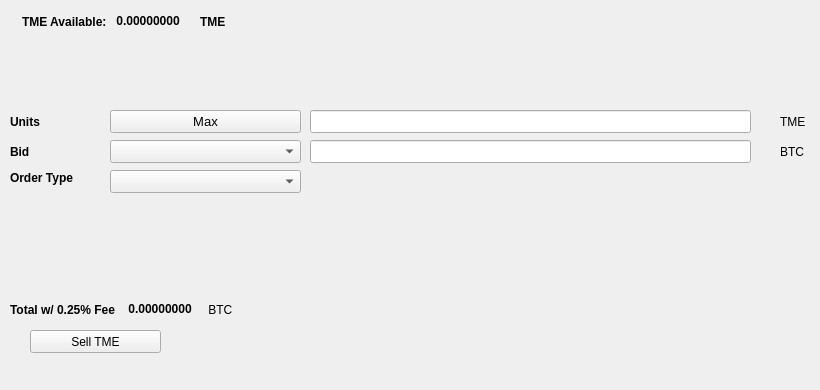
   <widget class="QWidget" name="SellTab">
    <attribute name="title">
     <string>Sell</string>
    </attribute>
    <widget class="QLabel" name="label_16">
     <property name="geometry">
      <rect>
       <x>780</x>
       <y>140</y>
       <width>31</width>
       <height>23</height>
      </rect>
     </property>
     <property name="text">
      <string>BTC</string>
     </property>
    </widget>
    <widget class="QComboBox" name="SellBidcomboBox">
     <property name="geometry">
      <rect>
       <x>110</x>
       <y>140</y>
       <width>191</width>
       <height>23</height>
      </rect>
     </property>
     <property name="font">
      <font>
       <pointsize>10</pointsize>
      </font>
     </property>
    </widget>
    <widget class="QLabel" name="label_18">
     <property name="geometry">
      <rect>
       <x>10</x>
       <y>110</y>
       <width>46</width>
       <height>23</height>
      </rect>
     </property>
     <property name="font">
      <font>
       <weight>75</weight>
       <bold>true</bold>
      </font>
     </property>
     <property name="text">
      <string>Units</string>
     </property>
    </widget>
    <widget class="QPushButton" name="Sell_Max_Amount">
     <property name="geometry">
      <rect>
       <x>110</x>
       <y>110</y>
       <width>191</width>
       <height>23</height>
      </rect>
     </property>
     <property name="font">
      <font>
       <pointsize>10</pointsize>
      </font>
     </property>
     <property name="text">
      <string>Max</string>
     </property>
    </widget>
    <widget class="QLabel" name="label_20">
     <property name="geometry">
      <rect>
       <x>10</x>
       <y>170</y>
       <width>91</width>
       <height>16</height>
      </rect>
     </property>
     <property name="font">
      <font>
       <weight>75</weight>
       <bold>true</bold>
      </font>
     </property>
     <property name="text">
      <string>Order Type</string>
     </property>
    </widget>
    <widget class="QComboBox" name="SellOrdertypeCombo">
     <property name="geometry">
      <rect>
       <x>110</x>
       <y>170</y>
       <width>191</width>
       <height>23</height>
      </rect>
     </property>
     <property name="font">
      <font>
       <pointsize>10</pointsize>
      </font>
     </property>
    </widget>
    <widget class="QLabel" name="label_21">
     <property name="geometry">
      <rect>
       <x>10</x>
       <y>140</y>
       <width>46</width>
       <height>23</height>
      </rect>
     </property>
     <property name="font">
      <font>
       <weight>75</weight>
       <bold>true</bold>
      </font>
     </property>
     <property name="text">
      <string>Bid</string>
     </property>
    </widget>
    <widget class="QLabel" name="label_22">
     <property name="geometry">
      <rect>
       <x>780</x>
       <y>110</y>
       <width>31</width>
       <height>23</height>
      </rect>
     </property>
     <property name="text">
      <string>TME</string>
     </property>
    </widget>
    <widget class="QLineEdit" name="UnitsInputTME">
     <property name="geometry">
      <rect>
       <x>310</x>
       <y>110</y>
       <width>441</width>
       <height>23</height>
      </rect>
     </property>
     <property name="font">
      <font>
       <pointsize>9</pointsize>
       <weight>75</weight>
       <bold>true</bold>
      </font>
     </property>
    </widget>
    <widget class="QLineEdit" name="SellBidPriceEdit">
     <property name="geometry">
      <rect>
       <x>310</x>
       <y>140</y>
       <width>441</width>
       <height>23</height>
      </rect>
     </property>
     <property name="font">
      <font>
       <pointsize>9</pointsize>
       <weight>75</weight>
       <bold>true</bold>
      </font>
     </property>
    </widget>
    <widget class="QPushButton" name="SellTMEBTN">
     <property name="geometry">
      <rect>
       <x>30</x>
       <y>330</y>
       <width>131</width>
       <height>23</height>
      </rect>
     </property>
     <property name="text">
      <string>Sell TME</string>
     </property>
     <property name="icon">
      <iconset resource="../Tattoo">
       <normaloff>:/icons/bitcoin</normaloff>:/icons/bitcoin</iconset>
     </property>
    </widget>
    <widget class="QWidget" name="layoutWidget3">
     <property name="geometry">
      <rect>
       <x>22</x>
       <y>12</y>
       <width>258</width>
       <height>19</height>
      </rect>
     </property>
     <layout class="QHBoxLayout" name="horizontalLayout">
      <item>
       <widget class="QLabel" name="label232_2">
        <property name="font">
         <font>
          <weight>75</weight>
          <bold>true</bold>
         </font>
        </property>
        <property name="text">
         <string>TME Available:</string>
        </property>
       </widget>
      </item>
      <item>
       <widget class="QLabel" name="TMEAvailableLabel">
        <property name="palette">
         <palette>
          <active>
           <colorrole role="WindowText">
            <brush brushstyle="SolidPattern">
             <color alpha="255">
              <red>0</red>
              <green>0</green>
              <blue>0</blue>
             </color>
            </brush>
           </colorrole>
           <colorrole role="Button">
            <brush brushstyle="SolidPattern">
             <color alpha="255">
              <red>0</red>
              <green>170</green>
              <blue>0</blue>
             </color>
            </brush>
           </colorrole>
           <colorrole role="Light">
            <brush brushstyle="SolidPattern">
             <color alpha="255">
              <red>0</red>
              <green>255</green>
              <blue>0</blue>
             </color>
            </brush>
           </colorrole>
           <colorrole role="Midlight">
            <brush brushstyle="SolidPattern">
             <color alpha="255">
              <red>0</red>
              <green>212</green>
              <blue>0</blue>
             </color>
            </brush>
           </colorrole>
           <colorrole role="Dark">
            <brush brushstyle="SolidPattern">
             <color alpha="255">
              <red>0</red>
              <green>85</green>
              <blue>0</blue>
             </color>
            </brush>
           </colorrole>
           <colorrole role="Mid">
            <brush brushstyle="SolidPattern">
             <color alpha="255">
              <red>0</red>
              <green>113</green>
              <blue>0</blue>
             </color>
            </brush>
           </colorrole>
           <colorrole role="Text">
            <brush brushstyle="SolidPattern">
             <color alpha="255">
              <red>0</red>
              <green>170</green>
              <blue>0</blue>
             </color>
            </brush>
           </colorrole>
           <colorrole role="BrightText">
            <brush brushstyle="SolidPattern">
             <color alpha="255">
              <red>255</red>
              <green>255</green>
              <blue>255</blue>
             </color>
            </brush>
           </colorrole>
           <colorrole role="ButtonText">
            <brush brushstyle="SolidPattern">
             <color alpha="255">
              <red>0</red>
              <green>0</green>
              <blue>0</blue>
             </color>
            </brush>
           </colorrole>
           <colorrole role="Base">
            <brush brushstyle="SolidPattern">
             <color alpha="255">
              <red>255</red>
              <green>255</green>
              <blue>255</blue>
             </color>
            </brush>
           </colorrole>
           <colorrole role="Window">
            <brush brushstyle="SolidPattern">
             <color alpha="255">
              <red>0</red>
              <green>170</green>
              <blue>0</blue>
             </color>
            </brush>
           </colorrole>
           <colorrole role="Shadow">
            <brush brushstyle="SolidPattern">
             <color alpha="255">
              <red>0</red>
              <green>0</green>
              <blue>0</blue>
             </color>
            </brush>
           </colorrole>
           <colorrole role="AlternateBase">
            <brush brushstyle="SolidPattern">
             <color alpha="255">
              <red>127</red>
              <green>212</green>
              <blue>127</blue>
             </color>
            </brush>
           </colorrole>
           <colorrole role="ToolTipBase">
            <brush brushstyle="SolidPattern">
             <color alpha="255">
              <red>255</red>
              <green>255</green>
              <blue>220</blue>
             </color>
            </brush>
           </colorrole>
           <colorrole role="ToolTipText">
            <brush brushstyle="SolidPattern">
             <color alpha="255">
              <red>0</red>
              <green>0</green>
              <blue>0</blue>
             </color>
            </brush>
           </colorrole>
          </active>
          <inactive>
           <colorrole role="WindowText">
            <brush brushstyle="SolidPattern">
             <color alpha="255">
              <red>0</red>
              <green>0</green>
              <blue>0</blue>
             </color>
            </brush>
           </colorrole>
           <colorrole role="Button">
            <brush brushstyle="SolidPattern">
             <color alpha="255">
              <red>0</red>
              <green>170</green>
              <blue>0</blue>
             </color>
            </brush>
           </colorrole>
           <colorrole role="Light">
            <brush brushstyle="SolidPattern">
             <color alpha="255">
              <red>0</red>
              <green>255</green>
              <blue>0</blue>
             </color>
            </brush>
           </colorrole>
           <colorrole role="Midlight">
            <brush brushstyle="SolidPattern">
             <color alpha="255">
              <red>0</red>
              <green>212</green>
              <blue>0</blue>
             </color>
            </brush>
           </colorrole>
           <colorrole role="Dark">
            <brush brushstyle="SolidPattern">
             <color alpha="255">
              <red>0</red>
              <green>85</green>
              <blue>0</blue>
             </color>
            </brush>
           </colorrole>
           <colorrole role="Mid">
            <brush brushstyle="SolidPattern">
             <color alpha="255">
              <red>0</red>
              <green>113</green>
              <blue>0</blue>
             </color>
            </brush>
           </colorrole>
           <colorrole role="Text">
            <brush brushstyle="SolidPattern">
             <color alpha="255">
              <red>0</red>
              <green>170</green>
              <blue>0</blue>
             </color>
            </brush>
           </colorrole>
           <colorrole role="BrightText">
            <brush brushstyle="SolidPattern">
             <color alpha="255">
              <red>255</red>
              <green>255</green>
              <blue>255</blue>
             </color>
            </brush>
           </colorrole>
           <colorrole role="ButtonText">
            <brush brushstyle="SolidPattern">
             <color alpha="255">
              <red>0</red>
              <green>0</green>
              <blue>0</blue>
             </color>
            </brush>
           </colorrole>
           <colorrole role="Base">
            <brush brushstyle="SolidPattern">
             <color alpha="255">
              <red>255</red>
              <green>255</green>
              <blue>255</blue>
             </color>
            </brush>
           </colorrole>
           <colorrole role="Window">
            <brush brushstyle="SolidPattern">
             <color alpha="255">
              <red>0</red>
              <green>170</green>
              <blue>0</blue>
             </color>
            </brush>
           </colorrole>
           <colorrole role="Shadow">
            <brush brushstyle="SolidPattern">
             <color alpha="255">
              <red>0</red>
              <green>0</green>
              <blue>0</blue>
             </color>
            </brush>
           </colorrole>
           <colorrole role="AlternateBase">
            <brush brushstyle="SolidPattern">
             <color alpha="255">
              <red>127</red>
              <green>212</green>
              <blue>127</blue>
             </color>
            </brush>
           </colorrole>
           <colorrole role="ToolTipBase">
            <brush brushstyle="SolidPattern">
             <color alpha="255">
              <red>255</red>
              <green>255</green>
              <blue>220</blue>
             </color>
            </brush>
           </colorrole>
           <colorrole role="ToolTipText">
            <brush brushstyle="SolidPattern">
             <color alpha="255">
              <red>0</red>
              <green>0</green>
              <blue>0</blue>
             </color>
            </brush>
           </colorrole>
          </inactive>
          <disabled>
           <colorrole role="WindowText">
            <brush brushstyle="SolidPattern">
             <color alpha="255">
              <red>0</red>
              <green>85</green>
              <blue>0</blue>
             </color>
            </brush>
           </colorrole>
           <colorrole role="Button">
            <brush brushstyle="SolidPattern">
             <color alpha="255">
              <red>0</red>
              <green>170</green>
              <blue>0</blue>
             </color>
            </brush>
           </colorrole>
           <colorrole role="Light">
            <brush brushstyle="SolidPattern">
             <color alpha="255">
              <red>0</red>
              <green>255</green>
              <blue>0</blue>
             </color>
            </brush>
           </colorrole>
           <colorrole role="Midlight">
            <brush brushstyle="SolidPattern">
             <color alpha="255">
              <red>0</red>
              <green>212</green>
              <blue>0</blue>
             </color>
            </brush>
           </colorrole>
           <colorrole role="Dark">
            <brush brushstyle="SolidPattern">
             <color alpha="255">
              <red>0</red>
              <green>85</green>
              <blue>0</blue>
             </color>
            </brush>
           </colorrole>
           <colorrole role="Mid">
            <brush brushstyle="SolidPattern">
             <color alpha="255">
              <red>0</red>
              <green>113</green>
              <blue>0</blue>
             </color>
            </brush>
           </colorrole>
           <colorrole role="Text">
            <brush brushstyle="SolidPattern">
             <color alpha="255">
              <red>0</red>
              <green>85</green>
              <blue>0</blue>
             </color>
            </brush>
           </colorrole>
           <colorrole role="BrightText">
            <brush brushstyle="SolidPattern">
             <color alpha="255">
              <red>255</red>
              <green>255</green>
              <blue>255</blue>
             </color>
            </brush>
           </colorrole>
           <colorrole role="ButtonText">
            <brush brushstyle="SolidPattern">
             <color alpha="255">
              <red>0</red>
              <green>85</green>
              <blue>0</blue>
             </color>
            </brush>
           </colorrole>
           <colorrole role="Base">
            <brush brushstyle="SolidPattern">
             <color alpha="255">
              <red>0</red>
              <green>170</green>
              <blue>0</blue>
             </color>
            </brush>
           </colorrole>
           <colorrole role="Window">
            <brush brushstyle="SolidPattern">
             <color alpha="255">
              <red>0</red>
              <green>170</green>
              <blue>0</blue>
             </color>
            </brush>
           </colorrole>
           <colorrole role="Shadow">
            <brush brushstyle="SolidPattern">
             <color alpha="255">
              <red>0</red>
              <green>0</green>
              <blue>0</blue>
             </color>
            </brush>
           </colorrole>
           <colorrole role="AlternateBase">
            <brush brushstyle="SolidPattern">
             <color alpha="255">
              <red>0</red>
              <green>170</green>
              <blue>0</blue>
             </color>
            </brush>
           </colorrole>
           <colorrole role="ToolTipBase">
            <brush brushstyle="SolidPattern">
             <color alpha="255">
              <red>255</red>
              <green>255</green>
              <blue>220</blue>
             </color>
            </brush>
           </colorrole>
           <colorrole role="ToolTipText">
            <brush brushstyle="SolidPattern">
             <color alpha="255">
              <red>0</red>
              <green>0</green>
              <blue>0</blue>
             </color>
            </brush>
           </colorrole>
          </disabled>
         </palette>
        </property>
        <property name="font">
         <font>
          <weight>75</weight>
          <bold>true</bold>
         </font>
        </property>
        <property name="text">
         <string> 0.00000000 </string>
        </property>
        <property name="textInteractionFlags">
         <set>Qt::LinksAccessibleByMouse|Qt::TextSelectableByKeyboard|Qt::TextSelectableByMouse</set>
        </property>
       </widget>
      </item>
      <item>
       <widget class="QLabel" name="labelTME">
        <property name="font">
         <font>
          <weight>75</weight>
          <bold>true</bold>
         </font>
        </property>
        <property name="text">
         <string>TME</string>
        </property>
       </widget>
      </item>
     </layout>
    </widget>
    <widget class="QWidget" name="layoutWidget">
     <property name="geometry">
      <rect>
       <x>10</x>
       <y>300</y>
       <width>268</width>
       <height>19</height>
      </rect>
     </property>
     <layout class="QHBoxLayout" name="horizontalLayout_2">
      <item>
       <widget class="QLabel" name="label_19">
        <property name="font">
         <font>
          <weight>75</weight>
          <bold>true</bold>
         </font>
        </property>
        <property name="text">
         <string>Total w/ 0.25% Fee </string>
        </property>
       </widget>
      </item>
      <item>
       <widget class="QLabel" name="SellCostLabel">
        <property name="palette">
         <palette>
          <active>
           <colorrole role="WindowText">
            <brush brushstyle="SolidPattern">
             <color alpha="255">
              <red>0</red>
              <green>0</green>
              <blue>0</blue>
             </color>
            </brush>
           </colorrole>
           <colorrole role="Button">
            <brush brushstyle="SolidPattern">
             <color alpha="255">
              <red>0</red>
              <green>170</green>
              <blue>0</blue>
             </color>
            </brush>
           </colorrole>
           <colorrole role="Light">
            <brush brushstyle="SolidPattern">
             <color alpha="255">
              <red>0</red>
              <green>255</green>
              <blue>0</blue>
             </color>
            </brush>
           </colorrole>
           <colorrole role="Midlight">
            <brush brushstyle="SolidPattern">
             <color alpha="255">
              <red>0</red>
              <green>212</green>
              <blue>0</blue>
             </color>
            </brush>
           </colorrole>
           <colorrole role="Dark">
            <brush brushstyle="SolidPattern">
             <color alpha="255">
              <red>0</red>
              <green>85</green>
              <blue>0</blue>
             </color>
            </brush>
           </colorrole>
           <colorrole role="Mid">
            <brush brushstyle="SolidPattern">
             <color alpha="255">
              <red>0</red>
              <green>113</green>
              <blue>0</blue>
             </color>
            </brush>
           </colorrole>
           <colorrole role="Text">
            <brush brushstyle="SolidPattern">
             <color alpha="255">
              <red>0</red>
              <green>170</green>
              <blue>0</blue>
             </color>
            </brush>
           </colorrole>
           <colorrole role="BrightText">
            <brush brushstyle="SolidPattern">
             <color alpha="255">
              <red>255</red>
              <green>255</green>
              <blue>255</blue>
             </color>
            </brush>
           </colorrole>
           <colorrole role="ButtonText">
            <brush brushstyle="SolidPattern">
             <color alpha="255">
              <red>0</red>
              <green>0</green>
              <blue>0</blue>
             </color>
            </brush>
           </colorrole>
           <colorrole role="Base">
            <brush brushstyle="SolidPattern">
             <color alpha="255">
              <red>255</red>
              <green>255</green>
              <blue>255</blue>
             </color>
            </brush>
           </colorrole>
           <colorrole role="Window">
            <brush brushstyle="SolidPattern">
             <color alpha="255">
              <red>0</red>
              <green>170</green>
              <blue>0</blue>
             </color>
            </brush>
           </colorrole>
           <colorrole role="Shadow">
            <brush brushstyle="SolidPattern">
             <color alpha="255">
              <red>0</red>
              <green>0</green>
              <blue>0</blue>
             </color>
            </brush>
           </colorrole>
           <colorrole role="AlternateBase">
            <brush brushstyle="SolidPattern">
             <color alpha="255">
              <red>127</red>
              <green>212</green>
              <blue>127</blue>
             </color>
            </brush>
           </colorrole>
           <colorrole role="ToolTipBase">
            <brush brushstyle="SolidPattern">
             <color alpha="255">
              <red>255</red>
              <green>255</green>
              <blue>220</blue>
             </color>
            </brush>
           </colorrole>
           <colorrole role="ToolTipText">
            <brush brushstyle="SolidPattern">
             <color alpha="255">
              <red>0</red>
              <green>0</green>
              <blue>0</blue>
             </color>
            </brush>
           </colorrole>
          </active>
          <inactive>
           <colorrole role="WindowText">
            <brush brushstyle="SolidPattern">
             <color alpha="255">
              <red>0</red>
              <green>0</green>
              <blue>0</blue>
             </color>
            </brush>
           </colorrole>
           <colorrole role="Button">
            <brush brushstyle="SolidPattern">
             <color alpha="255">
              <red>0</red>
              <green>170</green>
              <blue>0</blue>
             </color>
            </brush>
           </colorrole>
           <colorrole role="Light">
            <brush brushstyle="SolidPattern">
             <color alpha="255">
              <red>0</red>
              <green>255</green>
              <blue>0</blue>
             </color>
            </brush>
           </colorrole>
           <colorrole role="Midlight">
            <brush brushstyle="SolidPattern">
             <color alpha="255">
              <red>0</red>
              <green>212</green>
              <blue>0</blue>
             </color>
            </brush>
           </colorrole>
           <colorrole role="Dark">
            <brush brushstyle="SolidPattern">
             <color alpha="255">
              <red>0</red>
              <green>85</green>
              <blue>0</blue>
             </color>
            </brush>
           </colorrole>
           <colorrole role="Mid">
            <brush brushstyle="SolidPattern">
             <color alpha="255">
              <red>0</red>
              <green>113</green>
              <blue>0</blue>
             </color>
            </brush>
           </colorrole>
           <colorrole role="Text">
            <brush brushstyle="SolidPattern">
             <color alpha="255">
              <red>0</red>
              <green>170</green>
              <blue>0</blue>
             </color>
            </brush>
           </colorrole>
           <colorrole role="BrightText">
            <brush brushstyle="SolidPattern">
             <color alpha="255">
              <red>255</red>
              <green>255</green>
              <blue>255</blue>
             </color>
            </brush>
           </colorrole>
           <colorrole role="ButtonText">
            <brush brushstyle="SolidPattern">
             <color alpha="255">
              <red>0</red>
              <green>0</green>
              <blue>0</blue>
             </color>
            </brush>
           </colorrole>
           <colorrole role="Base">
            <brush brushstyle="SolidPattern">
             <color alpha="255">
              <red>255</red>
              <green>255</green>
              <blue>255</blue>
             </color>
            </brush>
           </colorrole>
           <colorrole role="Window">
            <brush brushstyle="SolidPattern">
             <color alpha="255">
              <red>0</red>
              <green>170</green>
              <blue>0</blue>
             </color>
            </brush>
           </colorrole>
           <colorrole role="Shadow">
            <brush brushstyle="SolidPattern">
             <color alpha="255">
              <red>0</red>
              <green>0</green>
              <blue>0</blue>
             </color>
            </brush>
           </colorrole>
           <colorrole role="AlternateBase">
            <brush brushstyle="SolidPattern">
             <color alpha="255">
              <red>127</red>
              <green>212</green>
              <blue>127</blue>
             </color>
            </brush>
           </colorrole>
           <colorrole role="ToolTipBase">
            <brush brushstyle="SolidPattern">
             <color alpha="255">
              <red>255</red>
              <green>255</green>
              <blue>220</blue>
             </color>
            </brush>
           </colorrole>
           <colorrole role="ToolTipText">
            <brush brushstyle="SolidPattern">
             <color alpha="255">
              <red>0</red>
              <green>0</green>
              <blue>0</blue>
             </color>
            </brush>
           </colorrole>
          </inactive>
          <disabled>
           <colorrole role="WindowText">
            <brush brushstyle="SolidPattern">
             <color alpha="255">
              <red>0</red>
              <green>85</green>
              <blue>0</blue>
             </color>
            </brush>
           </colorrole>
           <colorrole role="Button">
            <brush brushstyle="SolidPattern">
             <color alpha="255">
              <red>0</red>
              <green>170</green>
              <blue>0</blue>
             </color>
            </brush>
           </colorrole>
           <colorrole role="Light">
            <brush brushstyle="SolidPattern">
             <color alpha="255">
              <red>0</red>
              <green>255</green>
              <blue>0</blue>
             </color>
            </brush>
           </colorrole>
           <colorrole role="Midlight">
            <brush brushstyle="SolidPattern">
             <color alpha="255">
              <red>0</red>
              <green>212</green>
              <blue>0</blue>
             </color>
            </brush>
           </colorrole>
           <colorrole role="Dark">
            <brush brushstyle="SolidPattern">
             <color alpha="255">
              <red>0</red>
              <green>85</green>
              <blue>0</blue>
             </color>
            </brush>
           </colorrole>
           <colorrole role="Mid">
            <brush brushstyle="SolidPattern">
             <color alpha="255">
              <red>0</red>
              <green>113</green>
              <blue>0</blue>
             </color>
            </brush>
           </colorrole>
           <colorrole role="Text">
            <brush brushstyle="SolidPattern">
             <color alpha="255">
              <red>0</red>
              <green>85</green>
              <blue>0</blue>
             </color>
            </brush>
           </colorrole>
           <colorrole role="BrightText">
            <brush brushstyle="SolidPattern">
             <color alpha="255">
              <red>255</red>
              <green>255</green>
              <blue>255</blue>
             </color>
            </brush>
           </colorrole>
           <colorrole role="ButtonText">
            <brush brushstyle="SolidPattern">
             <color alpha="255">
              <red>0</red>
              <green>85</green>
              <blue>0</blue>
             </color>
            </brush>
           </colorrole>
           <colorrole role="Base">
            <brush brushstyle="SolidPattern">
             <color alpha="255">
              <red>0</red>
              <green>170</green>
              <blue>0</blue>
             </color>
            </brush>
           </colorrole>
           <colorrole role="Window">
            <brush brushstyle="SolidPattern">
             <color alpha="255">
              <red>0</red>
              <green>170</green>
              <blue>0</blue>
             </color>
            </brush>
           </colorrole>
           <colorrole role="Shadow">
            <brush brushstyle="SolidPattern">
             <color alpha="255">
              <red>0</red>
              <green>0</green>
              <blue>0</blue>
             </color>
            </brush>
           </colorrole>
           <colorrole role="AlternateBase">
            <brush brushstyle="SolidPattern">
             <color alpha="255">
              <red>0</red>
              <green>170</green>
              <blue>0</blue>
             </color>
            </brush>
           </colorrole>
           <colorrole role="ToolTipBase">
            <brush brushstyle="SolidPattern">
             <color alpha="255">
              <red>255</red>
              <green>255</green>
              <blue>220</blue>
             </color>
            </brush>
           </colorrole>
           <colorrole role="ToolTipText">
            <brush brushstyle="SolidPattern">
             <color alpha="255">
              <red>0</red>
              <green>0</green>
              <blue>0</blue>
             </color>
            </brush>
           </colorrole>
          </disabled>
         </palette>
        </property>
        <property name="font">
         <font>
          <weight>75</weight>
          <bold>true</bold>
         </font>
        </property>
        <property name="autoFillBackground">
         <bool>false</bool>
        </property>
        <property name="text">
         <string> 0.00000000</string>
        </property>
        <property name="textInteractionFlags">
         <set>Qt::LinksAccessibleByMouse|Qt::TextSelectableByMouse</set>
        </property>
       </widget>
      </item>
      <item>
       <widget class="QLabel" name="label_17">
        <property name="font">
         <font>
          <weight>50</weight>
          <bold>false</bold>
         </font>
        </property>
        <property name="text">
         <string> BTC</string>
        </property>
       </widget>
      </item>
     </layout>
    </widget>
    <widget class="QLabel" name="label_23">
     <property name="geometry">
      <rect>
       <x>460</x>
       <y>300</y>
       <width>281</width>
       <height>81</height>
      </rect>
     </property>
     <property name="text">
      <string/>
     </property>
     <property name="pixmap">
      <pixmap>:/images/bittrex</pixmap>
     </property>
    </widget>
   </widget>
